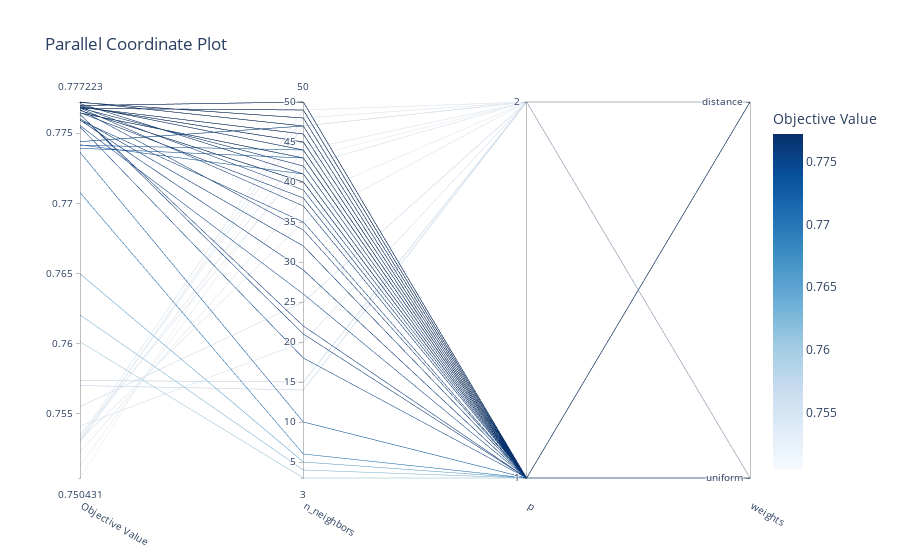

This figure's notebook cell:
### Code cell
optuna.visualization.plot_parallel_coordinate(study_knn_balanced)
